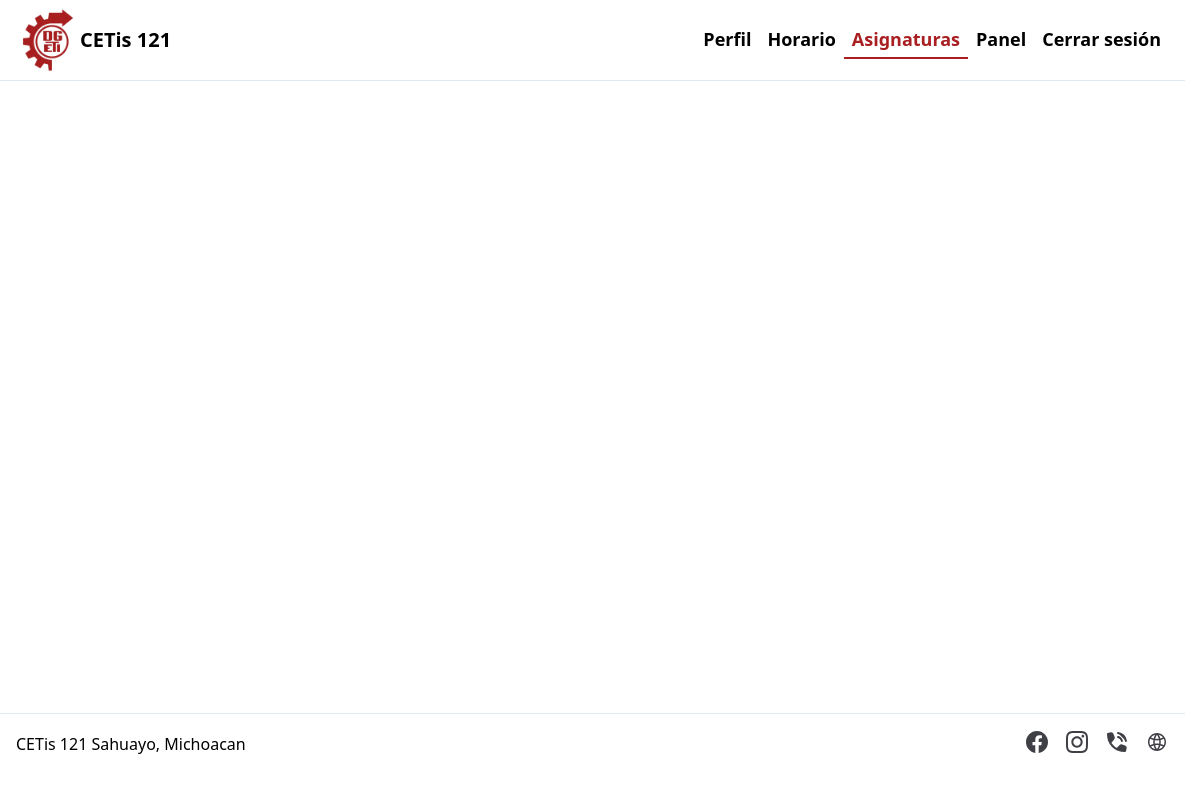
The app's page /subjects.php (signed in), older data.
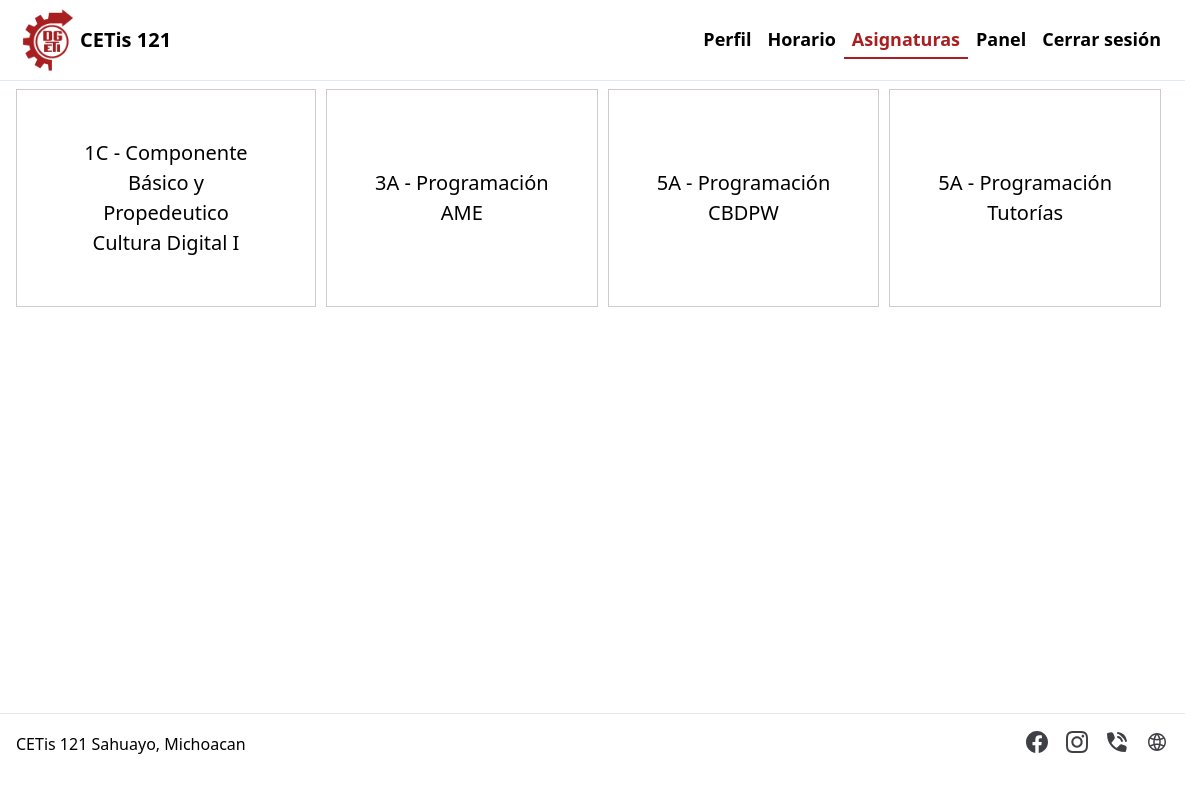
The same page, newer data.
### tables this page shows
create table
  `subjects` (
    `subject_id` int not null auto_increment primary key,
    `subject_name` varchar(150) not null,
    `initialism` varchar(20) not null
  );

create table
  `groups` (
    `group_id` int (11) not null primary key auto_increment,
    `classroom` varchar(2) not null,
    `career_id` int (11) not null,
    `group_semester` int (11) not null,
    `group_letter` char(1) not null,
    `period` varchar(6) not null
  );

create table
  `careers` (
    `career_id` int not null auto_increment primary key,
    `career_name` varchar(100) not null,
    `abbreviation` varchar(20) not null
  );

### config.php (called while the page is built, shortened)
<?php
require_once __DIR__ . '/Database.php';
$db = new Database();

### Database.php (called while the page is built, shortened)
<?php
class Database
{
  private $host = 'localhost';
  private $db_name = 'asisweb';
  private $username = 'root';
  private $password = '2707';
  private $port = '3306';
  public $conn;
  public function getConnection()
  {
    try {
      $this->conn = new PDO('mysql:host=' . $this->host . ';port=' . $this->port . ';dbname=' . $this->db_name, $this->username, $this->password);
      $this->conn->exec('set names utf8');
    } catch (PDOException $e) {
      echo 'Error de conexión: ' . $e->getMessage();
    }
    return $this->conn;
  }
  public function closeConnection()
  {
    $this->conn = null;
  }
  public function fetch($sql, $params = [])
  {
    $stmt = $this->conn->prepare($sql);
    $stmt->execute($params);
    if ($stmt->rowCount() === 0) return false;
    if ($stmt->rowCount() === 1) $result = $stmt->fetch(PDO::FETCH_ASSOC);
    else $result = $stmt->fetchAll(PDO::FETCH_ASSOC);
    return $result;
  }
}

### attendance/utils.php (called while the page is built, shortened)
<?php
function getSubjectsBySchedule($params, $db)
{
  $subjects = $db->fetch('SELECT subjects.subject_id, subjects.subject_name, subjects.initialism, groups.group_semester, groups.group_letter, careers.career_name FROM schedule
      INNER JOIN subjects ON schedule.subject_id = subjects.subject_id
      LEFT JOIN `groups` ON schedule.group_id = `groups`.group_id
      LEFT JOIN careers ON `groups`.career_id = careers.career_id
      WHERE schedule.user_id = :user_id
      ORDER BY groups.group_semester, groups.group_letter', $params);
  if (!$subjects) return [];
  $subjects = array_unique($subjects, SORT_REGULAR);
  return $subjects;
}

### subjects.php (the view, shortened to what this page needs)
<?php
require_once './config.php';
require_once './attendance/utils.php';
$groups = getSubjectsBySchedule(['user_id' => $_SESSION['user']['user_id']], $db);
?>
<!DOCTYPE html>
<html lang="es">
<head>
  <link rel="stylesheet" href="./css/normalize.css">
  <link rel="stylesheet" href="./css/styles.css">
  <link rel="stylesheet" href="./css/modals.css">
  <link rel="stylesheet" href="./css/header.css">
  <link rel="stylesheet" href="./css/footer.css">
  <link rel="stylesheet" href="./css/subjects.css">
</head>
<body>
  <header id="top-header">
    <div class="container">
      <a class="logo" href="./profile.php">
        <img src="./images/logo.webp" alt="<?= LOGO_ALT ?>">
        <strong><?= SCHOOL_NAME ?></strong>
      </a>
      <nav id="menu">
        <ul>
          <li><a class="h-link" href="./profile.php">Perfil</a></li>
          <li><a class="h-link" href="./schedule.php">Horario</a></li>
          <li><a class="h-link active" href="./subjects.php">Asignaturas</a></li>
          <?php if ($_SESSION['user']['role']) { ?>
            <li><a class="h-link" href="./dashboard/index.php">Panel</a></li>
          <?php } ?>
          <li><button class="h-link" id="logout">Cerrar sesión</button></li>
        </ul>
      </nav>
    </div>
  </header>
  <main class="container">
    <section>
      <ul class="groups">
        <?php foreach ($groups as $group) { ?>
          <li class="group">
            <a href="./take-attendance.php?group_id=<?= $group['subject_id'] ?>">
              <span class="group"><?= $group['group_semester'] . $group['group_letter'] ?> - <?= $group['career_name'] ?></span>
              <span class="subject"><?= $group['initialism'] ? $group['initialism'] : $group['subject_name'] ?></span>
            </a>
          </li>
        <?php } ?>
      </ul>
    </section>
  </main>
  <footer id="bottom-footer">
    <span><?= FOOTER_ADDRESS ?></span>
    <ul>
      <li>
        <a class="f-link" href="https://www.facebook.com/Cetis121SahuayoBuhos" target="_blank" rel="noopener noreferrer">
          <img src="./icons/facebook.svg" alt="Facebook">
        </a>
      </li>
      <li>
        <a class="f-link" href="https://www.instagram.com/cetis_121_shy/" target="_blank" rel="noopener noreferrer">
          <img src="./icons/instagram.svg" alt="Instagram">
        </a>
      </li>
      <li>
        <a class="f-link" href="tel:3535322224" target="_blank" rel="noopener noreferrer">
          <img src="./icons/phone.svg" alt="Teléfono">
        </a>
      </li>
      <li>
        <a class="f-link" href="https://www.cetis121.edu.mx/" target="_blank" rel="noopener noreferrer">
          <img src="./icons/web.svg" alt="Sitio web">
        </a>
      </li>
    </ul>
  </footer>
</body>
</html>

### css/styles.css (style rules this page uses)
:root { --primary: 169 31 33; --gray-300: 226 232 240; --gray-500: 107 114 128; }
html { font-family: system-ui, -apple-system, BlinkMacSystemFont, "Segoe UI", Roboto, Oxygen, Ubuntu, Cantarell, "Open Sans", "Helvetica Neue", sans-serif; scroll-behavior: smooth; scrollbar-gutter: stable; }
.container { width: 100%; max-width: 1280px; margin: 0 auto; padding: 0.5rem 1rem; box-sizing: border-box; }

### css/header.css (style rules this page uses)
#top-header { background: #fff; border-bottom: 1px solid rgb(var(--gray-300)); font-size: 1.25rem; line-height: 1.75rem; z-index: 100; }
#top-header .container { display: flex; align-items: center; justify-content: space-between; }
#top-header .logo { display: flex; align-items: center; text-decoration: none; color: #000; }
#top-header .logo img { aspect-ratio: 1; width: 4rem; }
#top-header .logo strong { font-size: 1.25rem; font-weight: 600; line-height: 1; }
#menu { position: absolute; top: -100vh; left: 0; width: 100%; height: 100vh; background: #fff; display: flex; justify-content: center; align-items: center; transition: top 300ms; z-index: 100; }
#menu ul { display: flex; flex-direction: column; align-items: center; gap: 1rem; list-style: none; margin: 0; padding: 0; }
.h-link { cursor: pointer; display: inline-block; background: none; color: #000; font-weight: 600; line-height: inherit; text-decoration: none; padding: 0.25rem 0.5rem; border: none; border-bottom: 2px solid transparent; transition: color 300ms, border-bottom 300ms; }
.h-link.active { color: rgb(var(--primary)); border-bottom: 2px solid rgb(var(--primary)); }
@media screen and (min-width: 768px) { #menu { position: static; width: auto; height: auto; background: transparent; font-size: 1.125rem; line-height: 1.75rem; } }
@media screen and (min-width: 768px) { #menu ul { flex-direction: row; gap: 0; } }

### css/footer.css (style rules this page uses)
#bottom-footer { display: flex; gap: 1rem 0; flex-direction: column; justify-content: center; width: 100%; max-width: 1280px; padding: 1rem; margin: 0 auto; margin-top: 2rem; border-top: 1px solid rgb(var(--gray-300)); box-sizing: border-box; }
#bottom-footer ul { display: flex; gap: 1rem; margin: 0; padding: 0; list-style: none; }
.f-link { display: inline-block; transition: transform 0.2s ease-in-out, opacity 0.2s ease-in-out; }
@media screen and (min-width: 768px) { #bottom-footer { flex-direction: row; align-items: center; justify-content: space-between; } }

### css/subjects.css (style rules this page uses)
main { min-height: 75vh; }
.groups { display: flex; flex-wrap: wrap; align-items: stretch; list-style: none; margin: 0; padding: 0; gap: 10px; }
.group a { color: #000; width: 100%; max-width: 300px; height: 100%; display: flex; flex-direction: column; justify-content: center; align-items: center; background: #fff; border: 1px solid #ccc; padding: 3rem; text-align: center; box-sizing: border-box; text-decoration: none; font-size: 1.25rem; line-height: 1.5; transition: background-color 0.3s ease; }

Row changes from the older to the newer data that the page shows:
added subjects: groups.group_semester "1", groups.group_letter "C", careers.career_name "Componente Básico y Propedeutico", subject_name "Cultura Digital I"
added subjects: groups.group_semester "3", groups.group_letter "A", careers.career_name "Programación", initialism "AME"
added subjects: groups.group_semester "5", groups.group_letter "A", careers.career_name "Programación", initialism "CBDPW"
added subjects: groups.group_semester "5", groups.group_letter "A", careers.career_name "Programación", subject_name "Tutorías"
